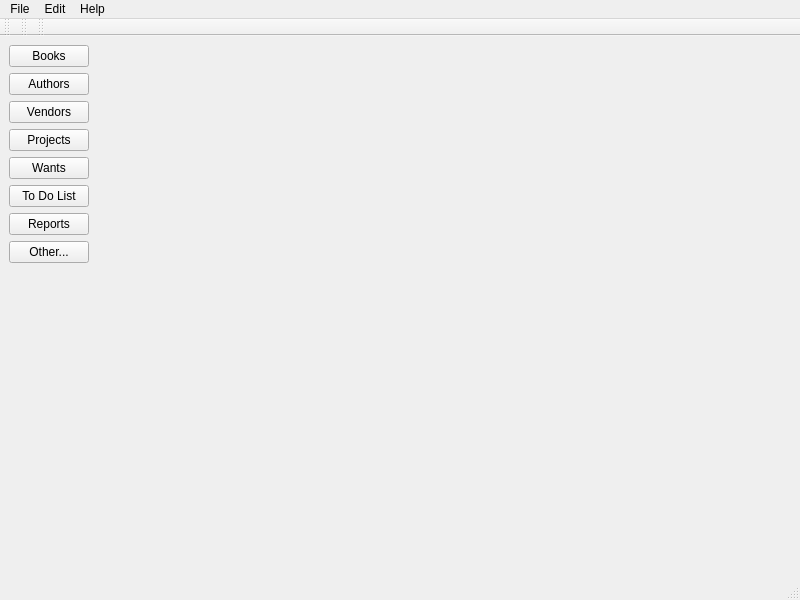
<?xml version="1.0" encoding="UTF-8"?>
<ui version="4.0">
 <class>MainWindow</class>
 <widget class="QMainWindow" name="MainWindow">
  <property name="geometry">
   <rect>
    <x>0</x>
    <y>0</y>
    <width>800</width>
    <height>600</height>
   </rect>
  </property>
  <property name="windowTitle">
   <string>MainWindow</string>
  </property>
  <widget class="QWidget" name="centralwidget">
   <layout class="QFormLayout" name="formLayout">
    <item row="0" column="0">
     <layout class="QVBoxLayout" name="verticalLayout">
      <item>
       <widget class="QPushButton" name="pushButton">
        <property name="text">
         <string>Books</string>
        </property>
       </widget>
      </item>
      <item>
       <widget class="QPushButton" name="pushButton_2">
        <property name="text">
         <string>Authors</string>
        </property>
       </widget>
      </item>
      <item>
       <widget class="QPushButton" name="pushButton_3">
        <property name="text">
         <string>Vendors</string>
        </property>
       </widget>
      </item>
      <item>
       <widget class="QPushButton" name="pushButton_4">
        <property name="text">
         <string>Projects</string>
        </property>
       </widget>
      </item>
      <item>
       <widget class="QPushButton" name="pushButton_5">
        <property name="text">
         <string>Wants</string>
        </property>
       </widget>
      </item>
      <item>
       <widget class="QPushButton" name="pushButton_6">
        <property name="text">
         <string>To Do List</string>
        </property>
       </widget>
      </item>
      <item>
       <widget class="QPushButton" name="pushButton_7">
        <property name="text">
         <string>Reports</string>
        </property>
       </widget>
      </item>
      <item>
       <widget class="QPushButton" name="pushButton_8">
        <property name="text">
         <string>Other...</string>
        </property>
       </widget>
      </item>
     </layout>
    </item>
   </layout>
  </widget>
  <widget class="QMenuBar" name="menubar">
   <property name="geometry">
    <rect>
     <x>0</x>
     <y>0</y>
     <width>800</width>
     <height>25</height>
    </rect>
   </property>
   <widget class="QMenu" name="menuFile">
    <property name="title">
     <string>File</string>
    </property>
    <addaction name="actionOpen"/>
    <addaction name="actionSave"/>
    <addaction name="actionQuit"/>
   </widget>
   <widget class="QMenu" name="menuHelp">
    <property name="title">
     <string>Help</string>
    </property>
    <addaction name="actionAbout_Collections"/>
   </widget>
   <widget class="QMenu" name="menuEdit">
    <property name="title">
     <string>Edit</string>
    </property>
    <addaction name="actionCut"/>
    <addaction name="actionCopy"/>
    <addaction name="actionPaste"/>
    <addaction name="actionDelete"/>
   </widget>
   <addaction name="menuFile"/>
   <addaction name="menuEdit"/>
   <addaction name="menuHelp"/>
  </widget>
  <widget class="QStatusBar" name="statusbar"/>
  <widget class="QToolBar" name="toolBar">
   <property name="windowTitle">
    <string>toolBar</string>
   </property>
   <attribute name="toolBarArea">
    <enum>TopToolBarArea</enum>
   </attribute>
   <attribute name="toolBarBreak">
    <bool>false</bool>
   </attribute>
  </widget>
  <widget class="QToolBar" name="toolBar_2">
   <property name="windowTitle">
    <string>toolBar_2</string>
   </property>
   <attribute name="toolBarArea">
    <enum>TopToolBarArea</enum>
   </attribute>
   <attribute name="toolBarBreak">
    <bool>false</bool>
   </attribute>
  </widget>
  <widget class="QToolBar" name="toolBar_3">
   <property name="windowTitle">
    <string>toolBar_3</string>
   </property>
   <attribute name="toolBarArea">
    <enum>TopToolBarArea</enum>
   </attribute>
   <attribute name="toolBarBreak">
    <bool>false</bool>
   </attribute>
  </widget>
  <action name="actionSave">
   <property name="text">
    <string>Save</string>
   </property>
  </action>
  <action name="actionQuit">
   <property name="text">
    <string>Quit</string>
   </property>
  </action>
  <action name="actionAbout_Collections">
   <property name="text">
    <string>About Collections...</string>
   </property>
  </action>
  <action name="actionCut">
   <property name="text">
    <string>Cut</string>
   </property>
  </action>
  <action name="actionCopy">
   <property name="text">
    <string>Copy</string>
   </property>
  </action>
  <action name="actionPaste">
   <property name="text">
    <string>Paste</string>
   </property>
  </action>
  <action name="actionDelete">
   <property name="text">
    <string>Delete</string>
   </property>
  </action>
  <action name="actionOpen">
   <property name="text">
    <string>Open...</string>
   </property>
  </action>
 </widget>
 <resources/>
 <connections/>
</ui>
